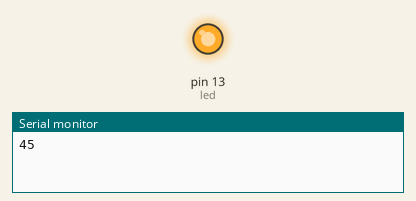
Bench run of a sketch on a simulated Arduino Uno, built with avr-gcc and run on an emulated ATmega328P. On the bench: output pins drawn as LEDs (lit = HIGH), the last lines printed to the serial monitor.

Above: at 0.5 s.
At 17.9 s:
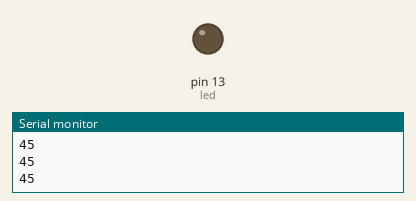
Timing chart, 0 to 24.7 s (numbered marks = the images above):
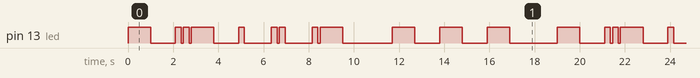

The sketch:

morse_code.ino
```cpp
/*
   Morse code
   The sketch print and command a led according to the morse code.
   https://goo.gl/zFsDML

   DaveCalaway
*/

int led = 13;

// array of single char for morse code
char morse_code[15] = {'-', '.', '.', '-', '.', ' ', '.', '.', ' ', '.', '-', ' ', '-', '-', '-'}; // ciao

void setup() {
  pinMode(led, OUTPUT);
  Serial.begin(9600);
}

void loop() {
  // extracts the char from the array one by one
  for (int i = 0; i < 15; i++) {
    int characters = morse_code[i];
    Serial.println(characters);

    // analyze the char
    if (characters == '-') {
      digitalWrite(led, 1);
      delay(1000);
      digitalWrite(led, 0);
    }

    if (characters == '.') {
      digitalWrite(led, 1);
      delay(250);
      digitalWrite(led, 0);
    }

    else {
      delay(1000);
    }

    delay(100);
  }

  Serial.println("End of communication.");
  delay(1000);
}

// Perchè non stampa bene?
// cosa stampa? Ascii code!
//conversione int to char della variabile "characters"
```

Measured:
- by itself, pin 13 (led): moves between LOW and HIGH, repeating every 19.0 s
- by itself, everything shown: repeats every 19.0 s, in 24 steps
